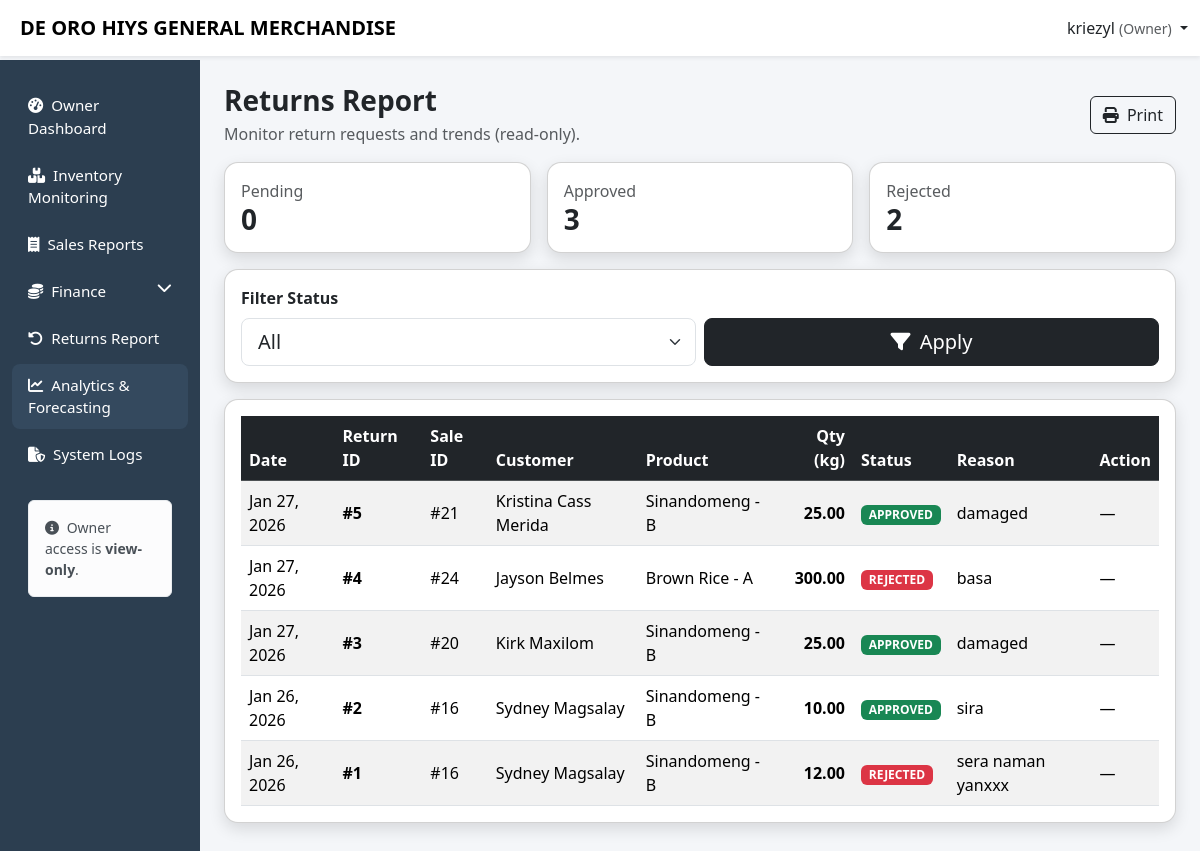
/owner/returns_report.php (signed in), run on the app's committed database.
### tables this page shows
CREATE TABLE `returns` (
  `return_id` int(11) NOT NULL,
  `sale_id` int(11) DEFAULT NULL,
  `product_id` int(11) DEFAULT NULL,
  `qty_returned` decimal(10,2) DEFAULT NULL,
  `reason` text DEFAULT NULL,
  `return_date` date DEFAULT NULL,
  `status` enum('pending','approved','rejected') DEFAULT 'pending'
);

CREATE TABLE `products` (
  `product_id` int(11) NOT NULL,
  `variety` varchar(100) DEFAULT NULL,
  `grade` varchar(50) DEFAULT NULL,
  `sku` varchar(50) DEFAULT NULL,
  `unit_weight_kg` decimal(10,2) DEFAULT NULL,
  `unit_price` decimal(10,2) DEFAULT NULL,
  `delivery_date` date DEFAULT NULL,
  `created_at` timestamp NOT NULL DEFAULT current_timestamp(),
  `archived` tinyint(1) NOT NULL DEFAULT 0,
  `stock_kg` decimal(10,2) NOT NULL DEFAULT 0.00
);

### owner/returns_report.php (the view, shortened to what this page needs)
<?php
$username = $_SESSION['username'] ?? 'Owner';
include '../config/db.php';
$status = trim($_GET['status'] ?? 'all');
$where = "";
$summary = $conn->query("
  SELECT
    SUM(CASE WHEN LOWER(status)='pending' THEN 1 ELSE 0 END) AS pending_cnt,
    SUM(CASE WHEN LOWER(status)='approved' THEN 1 ELSE 0 END) AS approved_cnt,
    SUM(CASE WHEN LOWER(status)='rejected' THEN 1 ELSE 0 END) AS rejected_cnt
  FROM returns
")->fetch_assoc();
$res = $conn->query("
  SELECT r.return_id, r.sale_id, r.qty_returned, r.reason, r.return_date, r.status,
         p.variety, p.grade,
         CONCAT(c.first_name,' ',c.last_name) AS customer
  FROM returns r
  LEFT JOIN products p ON p.product_id=r.product_id
  LEFT JOIN sales s ON s.sale_id=r.sale_id
  LEFT JOIN customers c ON c.customer_id=s.customer_id
  $where
  ORDER BY r.return_date DESC, r.return_id DESC
");
?>
<!DOCTYPE html>
<html lang="en">
<head>
<link href="https://cdn.jsdelivr.net/npm/bootstrap@5.3.2/dist/css/bootstrap.min.css" rel="stylesheet">
<link href="https://cdnjs.cloudflare.com/ajax/libs/font-awesome/6.5.1/css/all.min.css" rel="stylesheet">
</head>
<body>
<nav class="navbar navbar-expand-lg navbar-light bg-white shadow-sm fixed-top">
  <div class="container-fluid">
    <span class="navbar-brand fw-bold ms-2">DE ORO HIYS GENERAL MERCHANDISE</span>
    <div class="ms-auto dropdown">
      <a class="nav-link dropdown-toggle" data-bs-toggle="dropdown">
        <?= htmlspecialchars($username) ?> <small class="text-muted">(Owner)</small>
      </a>
    </div>
  </div>
</nav>
<div class="container-fluid">
<div class="row">
<nav id="sidebarMenu" class="col-lg-2 d-lg-block sidebar collapse">
  <div class="pt-4">
    <ul class="nav flex-column gap-1">
      <li class="nav-item">
        <a class="nav-link" href="dashboard.php">
          <i class="fas fa-gauge-high me-2"></i>Owner Dashboard
        </a>
      </li>
      <li class="nav-item">
        <a class="nav-link" href="inventory_monitoring.php">
          <i class="fas fa-boxes-stacked me-2"></i>Inventory Monitoring
        </a>
      </li>
      <li class="nav-item">
        <a class="nav-link" href="sales_report.php">
          <i class="fas fa-receipt me-2"></i>Sales Reports
        </a>
      </li>
      <?php $isFinance = in_array(basename($_SERVER['PHP_SELF']), ['supplier_payables.php','customer_receivables.php']); ?>
      <li class="nav-item">
        <a class="nav-link <?= $isFinance ? 'active' : '' ?>" data-bs-toggle="collapse" href="#financeMenu" role="button"
           aria-expanded="<?= $isFinance ? 'true' : 'false' ?>" aria-controls="financeMenu">
          <i class="fas fa-coins me-2"></i>Finance
          <i class="fas fa-chevron-down float-end"></i>
        </a>
      </li>
      <li class="nav-item">
        <a class="nav-link" href="returns_report.php">
          <i class="fas fa-rotate-left me-2"></i>Returns Report
        </a>
      </li>
      <li class="nav-item">
        <a class="nav-link active" href="analytics.php">
          <i class="fas fa-chart-line me-2"></i>Analytics & Forecasting
        </a>
      </li>
      <li class="nav-item">
        <a class="nav-link" href="system_logs.php">
          <i class="fas fa-file-shield me-2"></i>System Logs
        </a>
      </li>
    </ul>
    <div class="px-3 mt-4">
      <div class="alert alert-light small mb-0">
        <i class="fa-solid fa-circle-info me-1"></i> Owner access is <b>view-only</b>.
      </div>
    </div>
  </div>
</nav>
<main class="col-lg-10 ms-sm-auto px-4 main-content">
<div class="py-4">
  <div class="d-flex justify-content-between align-items-center flex-wrap gap-2 mb-3">
    <div>
      <h3 class="fw-bold mb-1">Returns Report</h3>
      <div class="text-muted">Monitor return requests and trends (read-only).</div>
    </div>
    <button class="btn btn-outline-dark" onclick="window.print()"><i class="fa-solid fa-print me-1"></i> Print</button>
  </div>
  <div class="row g-3 mb-3">
    <div class="col-12 col-md-4">
      <div class="card modern-card"><div class="card-body">
        <div class="text-muted">Pending</div>
        <div class="h3 fw-bold mb-0"><?= (int)($summary['pending_cnt'] ?? 0) ?></div>
      </div></div>
    </div>
    <div class="col-12 col-md-4">
      <div class="card modern-card"><div class="card-body">
        <div class="text-muted">Approved</div>
        <div class="h3 fw-bold mb-0"><?= (int)($summary['approved_cnt'] ?? 0) ?></div>
      </div></div>
    </div>
    <div class="col-12 col-md-4">
      <div class="card modern-card"><div class="card-body">
        <div class="text-muted">Rejected</div>
        <div class="h3 fw-bold mb-0"><?= (int)($summary['rejected_cnt'] ?? 0) ?></div>
      </div></div>
    </div>
  </div>
  <div class="card modern-card mb-3">
    <div class="card-body">
      <form method="get" class="row g-2 align-items-end">
        <div class="col-12 col-md-6">
          <label class="form-label fw-semibold">Filter Status</label>
          <select class="form-select form-select-lg" name="status">
            <?php
              $opts = ['all'=>'All','pending'=>'Pending','approved'=>'Approved','rejected'=>'Rejected','completed'=>'Completed','refunded'=>'Refunded'];
              foreach($opts as $k=>$v){
                $sel = (strtolower($status)===$k) ? 'selected' : '';
                echo "<option value='$k' $sel>$v</option>";
              }
            ?>
          </select>
        </div>
        <div class="col-12 col-md-6 d-grid">
          <button class="btn btn-dark btn-lg"><i class="fa-solid fa-filter me-1"></i> Apply</button>
        </div>
      </form>
    </div>
  </div>
  <div class="card modern-card">
    <div class="card-body">
      <div class="table-responsive">
        <table class="table table-striped align-middle mb-0">
          <thead class="table-dark">
            <tr>
              <th>Date</th>
              <th>Return ID</th>
              <th>Sale ID</th>
              <th>Customer</th>
              <th>Product</th>
              <th class="text-end">Qty (kg)</th>
              <th>Status</th>
              <th>Reason</th>
              <th>Action</th>
            </tr>
          </thead>
          <tbody>
          <?php if($res && $res->num_rows>0): ?>
            <?php while($r=$res->fetch_assoc()): ?>
              <?php
                $st = strtolower(trim($r['status'] ?? 'pending'));
                $badge = 'bg-secondary';
                if($st==='pending') $badge='bg-warning text-dark';
                elseif($st==='approved') $badge='bg-success';
                elseif($st==='rejected') $badge='bg-danger';
              ?>
              <tr>
                <td><?= $r['return_date'] ? htmlspecialchars(date("M d, Y", strtotime($r['return_date']))) : '—' ?></td>
                <td class="fw-semibold">#<?= (int)$r['return_id'] ?></td>
                <td>#<?= (int)$r['sale_id'] ?></td>
                <td><?= htmlspecialchars($r['customer'] ?: '—') ?></td>
                <td><?= htmlspecialchars(trim(($r['variety'] ?? 'N/A')." - ".($r['grade'] ?? ''))) ?></td>
                <td class="text-end fw-bold"><?= number_format((float)$r['qty_returned'],2) ?></td>
                <td><span class="badge <?= $badge ?>"><?= strtoupper($st) ?></span></td>
                <td><?= htmlspecialchars($r['reason'] ?? '') ?></td>
                <td>
                  <?php if($st === 'pending'): ?>
                  <form method="POST" class="d-flex gap-1">
                    <input type="hidden" name="return_id" value="<?= (int)$r['return_id'] ?>">
                    <button type="submit" name="action" value="approve" class="btn btn-sm btn-success">Approve</button>
                    <button type="submit" name="action" value="reject" class="btn btn-sm btn-danger">Reject</button>
                  </form>
                  <?php else: ?>
                  —
                  <?php endif; ?>
              </tr>
            <?php endwhile; ?>
          <?php else: ?>
            <tr><td colspan="9" class="text-center text-muted">No returns found.</td></tr>
          <?php endif; ?>
          </tbody>
        </table>
      </div>
    </div>
  </div>
</div>
</main>
</div>
</div>
</body>
</html>

### owner/returns_report.php (style rules this page uses)
body { background:#f4f6f9; padding-top: 60px; }
.sidebar { min-height:100vh; background:#2c3e50; padding-top: 0px; }
.sidebar .nav-link { color:#fff; padding:10px 16px; border-radius:8px; font-size:.95rem; }
.sidebar .nav-link:hover, .sidebar .nav-link.active { background:#34495e; }
.modern-card { border-radius:14px; box-shadow:0 6px 16px rgba(0,0,0,.12); }
.main-content { padding-top:0px; }

### data on the page
returns: return_date "Jan 27, 2026", return_id "5", sale "21", customer "Kristina Cass Merida", product.grade "Sinandomeng - B", qty_returned "25.00", status "APPROVED", reason "damaged"
returns: return_date "Jan 27, 2026", return_id "4", sale "24", customer "Jayson Belmes", product.grade "Brown Rice - A", qty_returned "300.00", status "REJECTED", reason "basa"
returns: return_date "Jan 27, 2026", return_id "3", sale "20", customer "Kirk Maxilom", product.grade "Sinandomeng - B", qty_returned "25.00", status "APPROVED", reason "damaged"
returns: return_date "Jan 26, 2026", return_id "2", sale "16", customer "Sydney Magsalay", product.grade "Sinandomeng - B", qty_returned "10.00", status "APPROVED", reason "sira"
returns: return_date "Jan 26, 2026", return_id "1", sale "16", customer "Sydney Magsalay", product.grade "Sinandomeng - B", qty_returned "12.00", status "REJECTED", reason "sera naman yanxxx"

### other printed values
$username "kriezyl"
$summary['pending_cnt'] "0"
$summary['approved_cnt'] "3"
$summary['rejected_cnt'] "2"
form field status "All"
